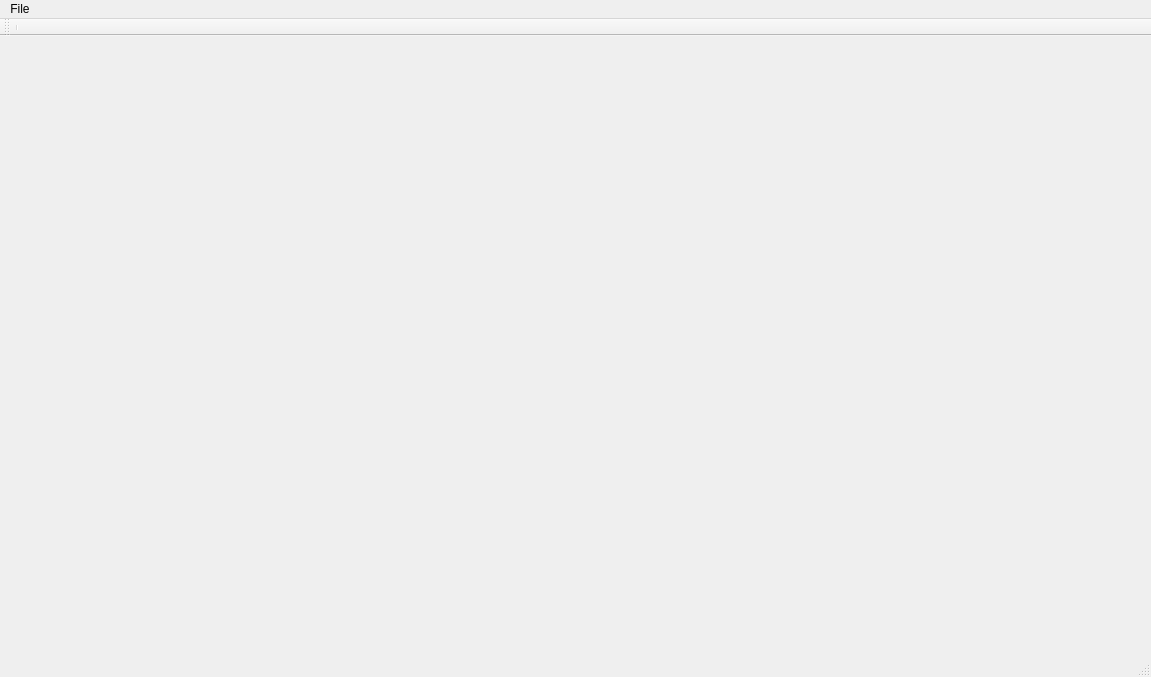
<?xml version="1.0" encoding="UTF-8"?>
<ui version="4.0">
 <class>MainWindow</class>
 <widget class="QMainWindow" name="MainWindow">
  <property name="geometry">
   <rect>
    <x>0</x>
    <y>0</y>
    <width>1151</width>
    <height>677</height>
   </rect>
  </property>
  <property name="windowTitle">
   <string>MainWindow</string>
  </property>
  <widget class="QWidget" name="centralWidget">
   <layout class="QVBoxLayout" name="verticalLayout_2">
    <property name="spacing">
     <number>0</number>
    </property>
    <property name="leftMargin">
     <number>0</number>
    </property>
    <property name="topMargin">
     <number>0</number>
    </property>
    <property name="rightMargin">
     <number>0</number>
    </property>
    <property name="bottomMargin">
     <number>0</number>
    </property>
    <item>
     <layout class="QHBoxLayout" name="ViewWindow"/>
    </item>
   </layout>
  </widget>
  <widget class="QMenuBar" name="menuBar">
   <property name="geometry">
    <rect>
     <x>0</x>
     <y>0</y>
     <width>1151</width>
     <height>21</height>
    </rect>
   </property>
   <widget class="QMenu" name="menu_File">
    <property name="title">
     <string>File</string>
    </property>
    <addaction name="actionOpen"/>
    <addaction name="actionSave"/>
    <addaction name="actionExit"/>
   </widget>
   <addaction name="menu_File"/>
  </widget>
  <widget class="QToolBar" name="mainToolBar">
   <attribute name="toolBarArea">
    <enum>TopToolBarArea</enum>
   </attribute>
   <attribute name="toolBarBreak">
    <bool>false</bool>
   </attribute>
   <addaction name="separator"/>
  </widget>
  <widget class="QStatusBar" name="statusBar"/>
  <action name="actionOpen">
   <property name="text">
    <string>Open</string>
   </property>
  </action>
  <action name="actionSave">
   <property name="text">
    <string>Save</string>
   </property>
  </action>
  <action name="actionExit">
   <property name="text">
    <string>Exit</string>
   </property>
  </action>
 </widget>
 <layoutdefault spacing="6" margin="11"/>
 <resources/>
 <connections/>
</ui>
